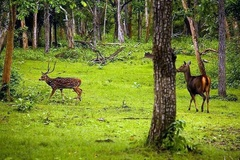
#> input picture forest.jpg, 240 x 160 px, shrunk from 750 x 500 before the run
$ jupyter execute ECE172A_HW3_PT1.ipynb
#> lines starting #> are read from the running program, lines starting #| are printed output that depends on the picture
[cell 1]
import matplotlib.pyplot as plt
import cv2
import numpy as np
import pandas as pd

#Plot Histogram with Bin: https://www.geeksforgeeks.org/bin-size-in-matplotlib-histogram/
#Read img with opencv: https://www.geeksforgeeks.org/python-opencv-getting-and-setting-pixels/


def computeNormGrayHistogram(img):

    #Take in the given image, get a grayscale version of it
    gray = cv2.cvtColor(img, cv2.COLOR_BGR2GRAY)

    #Flatten the 2D array to make it one long list of pixel values
    gray = np.ndarray.flatten(np.array(gray))

    #elementAmount = len(gray)
    #print(len(gray))
    #print(gray)

    #split up the bin intervals from 0 to 255 across 32 values and plot the greyscale histogram
    interv = np.linspace(0,255,num = 32)
    #print(interv)
    #hist_out = plt.hist(gray, interv, density=True) #density controls whether the histogram gets normalized to 1 or not.
    hist_out = custom_hist(gray,True)
    plt.title("Normalized Histogram of Grayscale Image")
    plt.xlabel("Grayscale Pixel Value")
    plt.ylabel("Normalized Frequency")

    return hist_out

def custom_hist(pixel_vals, normalized):
    temp_vals = pixel_vals
    bins = np.zeros(32)
    sum_val = 0
    for i in range(32):
        for j in temp_vals:
            if j < (((i+1)*8)) and j > ((i)*8):
                bins[i] += 1
                sum_val += j
    if normalized:
        bins = bins/sum_val
    plt.bar(np.arange(0, 256, 8), bins, align="edge", width=8)
    plt.title("Normalized Histogram of Color Image")
    plt.xlabel("Pixel Value")
    plt.ylabel("Normalized Frequency")
    plt.show()
    return 0

def custom_hist_color(red_val, blue_val, green_val, normalized):

    bins_r, bins_g, bins_b = np.zeros(32), np.zeros(32), np.zeros(32)
    sum_val_red = 0
    sum_val_blue = 0
    sum_val_green = 0
    for i in range(32):
        for j in red_val:
            if j < ((i+1)*8) and j > ((i)*8):
                bins_r[i] += 1
                sum_val_red += j
        for k in green_val:
            if k < ((i+1)*8) and k > ((i)*8):
                bins_g[i] += 1
                sum_val_green += j
        for l in blue_val:
            if l < ((i+1)*8) and l > ((i)*8):
                bins_b[i] += 1
                sum_val_blue += l
    if normalized:
        bins_r, bins_g, bins_b = bins_r/sum_val_red, bins_g/sum_val_green, bins_b/sum_val_blue
    fig,a = plt.subplots(1,3, sharey=True, squeeze=False)
    a[0][0].bar(np.arange(0, 256, 8), bins_r, align="edge", width=8, color="red")
    print(bins_r[30], bins_r[31])
    #plt.subplots(1,3,2, squeeze=True)
    a[0][1].bar(np.arange(0, 256, 8), bins_g, align="edge", width=8, color="green")
    #plt.subplots(1,3,3, squeeze=True)
    a[0][2].bar(np.arange(0, 256, 8), bins_b, align="edge", width=8, color="blue")
    plt.title("Normalized Histogram of Color Image")
    plt.xlabel("Pixel Value")
    plt.ylabel("Normalized Frequency")

    plt.show()
    return 0


def computeNormRGBHistogram(img):
    '''
    #Visual of img
    cv2.imshow('but',img)
    cv2.waitKey(1000)
    cv2.destroyAllWindows()
    #print(img)

    #visual of red image
    red = img
    red[:,:,2] = 0
    red[:,:,0] = 0
    #print(img)
    cv2.imshow('red', red)
    cv2.waitKey(1000)
    cv2.destroyAllWindows()
    '''
    #Get each set of color value of the image pixels. Flatten these arrays.
    bluvals, grnvals, redvals = img[:,:,0], img[:,:,1], img[:,:,2]
    print(bluvals)
    #print(redvals)
    bluvals, grnvals, redvals = np.ndarray.flatten(bluvals), np.ndarray.flatten(grnvals), np.ndarray.flatten(redvals)

    #Define bin interval
    interv = np.linspace(0,255,num = 32)
    #print(interv)

    #Plot historgram of color values (normalized to 1)
    #hist_out = plt.hist([redvals,grnvals,bluvals], interv, label=["Red", "Green", "Blue"], color=["Red", "Green", "Blue"], density=True)
    #hist_out = plt.bar(red)
    hist_out = custom_hist_color(redvals, bluvals, grnvals, True)
    plt.title("Normalized Histogram of Color Image")
    plt.xlabel("Pixel Value")
    plt.ylabel("Normalized Frequency")

    '''
    red = np.ndarray.flatten(np.array(image[0]))
    elementAmount = len(gray)
    print(len(gray))
    print(gray)
    interv = np.linspace(0,255,num = 32)
    print(interv)
    hist_out = plt.hist(gray, interv, density=True)
    plt.title("Normalized Histogram of Grayscale Image")
    plt.xlabel("Grayscale Pixel Value")
    plt.ylabel("Normalized Frequency")
    '''
    hist_out = 0
    return hist_out


img = cv2.imread('forest.jpg')
#> img is the input picture: shape (160, 240, 3); mean B, G, R 46.9, 124.8, 113
gray = cv2.cvtColor(img, cv2.COLOR_BGR2GRAY)
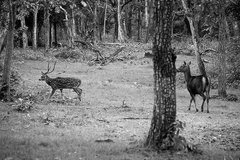
#> gray: shape (160, 240); min 0, max 238, mean 112.4
'''
cv2.imshow("Normal", img)
cv2.waitKey(2000)
cv2.destroyAllWindows()
'''

hist = computeNormGrayHistogram(img)
#> in custom_hist, `plt.show()`:
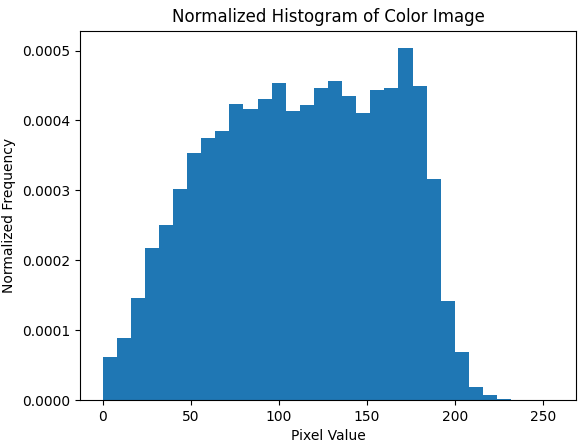
#> figure drawn by matplotlib, 1 panel; tallest bar 0.000503 high, from x = 168 to 176
#> in computeNormGrayHistogram, `hist_out = custom_hist(gray,True)`: hist_out = 0
#> hist = 0


im = cv2.imread('beach.png')
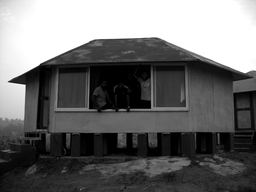
#> input picture beach.png, 256 x 192 px, shrunk from 800 x 600 before the run
#> im is the input picture: shape (192, 256, 3); min 0, max 255, mean 110.1
print("im",np.shape(im))
#| im (192, 256, 3)


#computeNormRGBHistogram(img)

#plt.plot(hist[0], hist[1])

[cell 2]
img = cv2.imread("beach.png", cv2.IMREAD_GRAYSCALE)
#> img: shape (192, 256); min 0, max 255, mean 110.1


def adaptiveHistEq(img, winSize):

    #get img padding amount
#> called with winSize = 129
    pad_amount = int(winSize/2)
    rank = 0
    output_img = img

    #create padded image
    img_padded = cv2.copyMakeBorder(img, pad_amount, pad_amount, pad_amount, pad_amount, cv2.BORDER_REFLECT)
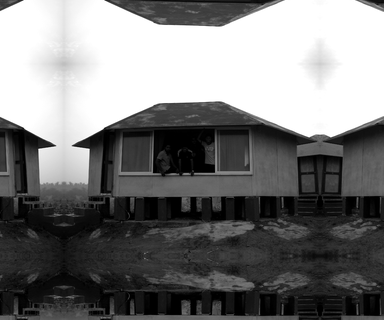
#> img_padded: shape (320, 384); min 0, max 255, mean 121.8
    array_padded = np.array(img_padded)

    #get image and padded image dimensions
    imRow, imCol = np.shape(img)[0:2]
#> imRow = 192; imCol = 256
    imRow_p, imCol_p = np.shape(img_padded)[0:2]
#> imRow_p = 320; imCol_p = 384

    for y in range(imRow):
        for x in range(imCol):
            rank = 0
            '''
            for j in range(winSize):
                for i in range(winSize):
                    if img[y,x] > img_padded[y+j, x+i]:
                        rank = rank + 1
            output_img[y,x] = rank * (255/(winSize*winSize))
            '''
            cur_win = array_padded[y:y+winSize:1,x:x+winSize:1]
            rank =  np.sum(img[y,x] > cur_win)
            output_img[y, x] = rank * (255/(winSize*winSize))
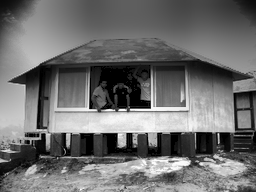
#> output_img: shape (192, 256); min 0, max 254, mean 109.8
    return output_img

equalized_img = adaptiveHistEq(img, 129)

cv2.imshow("img equalized", equalized_img)
cv2.waitKey(5000)
cv2.destroyAllWindows()

[cell 3]
img = cv2.imread("beach.png", cv2.IMREAD_GRAYSCALE)
simple_eq_im = cv2.equalizeHist(img)
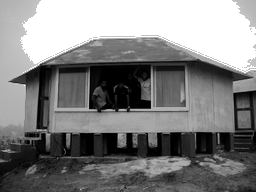
#> simple_eq_im: shape (192, 256); min 0, max 255, mean 128.9
cv2.imshow("img equalized", simple_eq_im)
cv2.waitKey(5000)
cv2.destroyAllWindows()

[cell 4]
img = cv2.imread('forest.jpg')
computeNormRGBHistogram(img)
#> (printed output is left out)
#> in custom_hist_color, `plt.show()`:
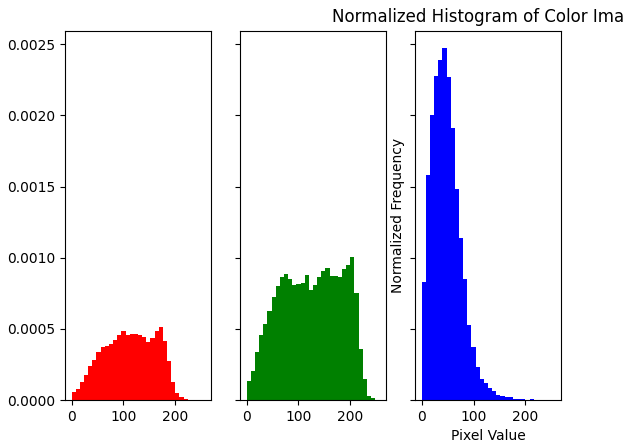
#> figure drawn by matplotlib, 3 panels; panel 1: tallest bar 0.000512 high, from x = 168 to 176
#> in computeNormRGBHistogram, `hist_out = custom_hist_color(redvals, bluvals, grnvals, True)`: hist_out = 0
#> Out = 0
#plt.show()

[cell 5]
#plot histograms of the image flipped horizontally
img_flipped = cv2.flip(img, 1)
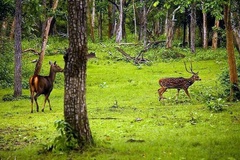
#> img_flipped: shape (160, 240, 3); mean B, G, R 46.9, 124.8, 113

cv2.imshow("Flipped", img_flipped)
cv2.waitKey(2000)
cv2.destroyAllWindows()

computeNormRGBHistogram(img_flipped)
#> in computeNormRGBHistogram (call 2), `bluvals, grnvals, redvals = img[:,:,0], img[:,:,1], img[:,:,2]`:
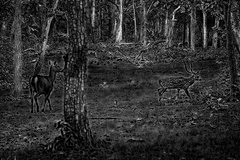
#> bluvals: shape (160, 240); min 0, max 232, mean 46.9
#> in computeNormRGBHistogram (call 2), `bluvals, grnvals, redvals = img[:,:,0], img[:,:,1], img[:,:,2]`:
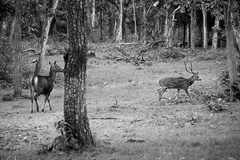
#> redvals: shape (160, 240); min 0, max 250, mean 113
#> (printed output is left out)
plt.show()
hist = computeNormGrayHistogram(img_flipped)
plt.show()
